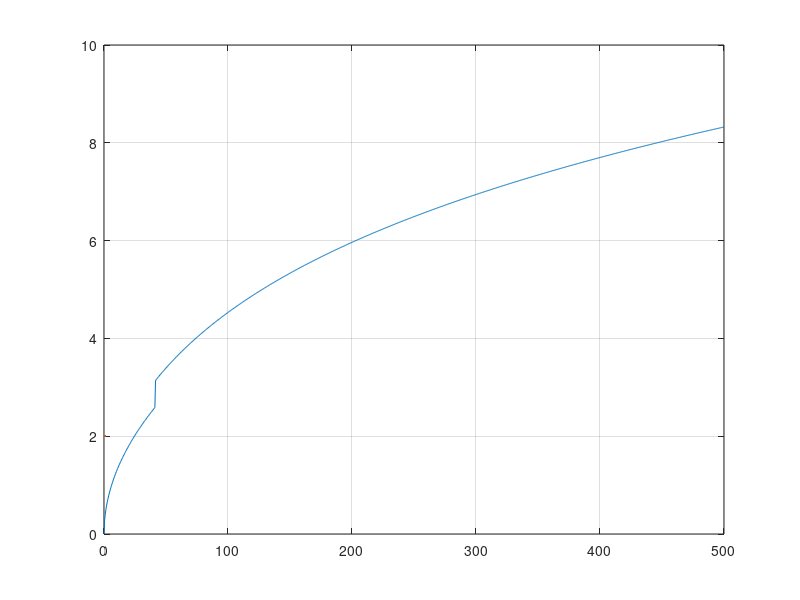

MATLAB code for this plot: (Note: this script raises an error after producing the figure.)
close all
clear
clc

%%
g = 9.81;

L = 6.6;
H = 1.;

nu = 3.7;

t_c = (L/H)^2*nu/g/H;

xf1 = @(t) .248.*(t/t_c).^.5;
xf2 = @(t) 1.133*(t/t_c + 1.221).^.2-1;

xf = @(t) L*(xf1(t).*(t<(2.5*t_c)) + xf2(t).*(t>=(2.5*t_c)));

t = linspace(0,500,1000);

figure()
plot(t,xf(t),LineWidth=2)
grid on


%% TG2
clear

g  = 9.81;
L = 75;
x   = linspace (0, L, 2^9+1) .';
dx  = diff (x);

global diff_coeff

mass = [dx(1)/2;dx(2:end);dx(end)/2];


T   = 100;
cfl = .9;


h0 = 1+.1*exp(-0.5*( (x-L/2).^2 )/(0.2*L/2)^2); %1+1*exp(-0.5*( (x-L/2).^2 )/(0.2*L/2)^2); %(x<=L/2)*70 + (x>L/2)*7; %8 + sin (pi * x / 800);
h0 = (x<=L/2)*2 + (x>L/2)*1;
h0 = (x<=6.6)*1 + (x>6.6)*0;
% h0 = (x<=5)*1 + (x>5)*0;
u0 = zeros (size (x));

h = h0;
u = u0;

nu = 3.7;%3.7;%1.16e-3;

toll_h = 1e-5;

gamma_12 = zeros(length(u)-1,1);
gamma = zeros(length(u),1);

vel = zeros(size(h));


tic
figure()
time = 0;
while (time < T)
    % low order solution computation
    % 1st step,
    vel(:) = 0.;
    vel(h>toll_h) = u(h>toll_h)./h(h>toll_h);
    diff_coeff = sqrt(g*h) + abs(vel);
    dt = min(cfl*dx(1)/max(diff_coeff), T-time);
    


    F_h = fluxh(h,u); F_u = fluxu(h,u); 
    h_cell = (h(2:end)+h(1:end-1))/2.; u_cell = (u(2:end)+u(1:end-1))/2.;
    
    temp_der_h = (F_h(2:end)-F_h(1:end-1))./dx;
    temp_der_u = (F_u(2:end)-F_u(1:end-1))./dx;
    
    h_12 = h_cell - dt/2 .* temp_der_h; 

    gamma_12(:) = 0.;
    gamma_12(h_12>toll_h) = 3.*nu./h_12(h_12>toll_h); %3.*nu./h_12(h_12>toll_h); %k_s./(1+k_s.*h_12(h_12>toll_h)./3./nu); %3.*nu./h_12;
    u_12 = (u_cell - dt/2 .* temp_der_u)./(1+dt/2.*gamma_12./h_12); 
    u_12(isnan(u_12)) = 0.;
     
    % 2 step, low order sol
    uold = u;
    hold = h;

    diff_coeff = .5*(diff_coeff(2:end)+diff_coeff(1:end-1));
    dF_h = .5 * (h(2:end)-h(1:end-1)).*diff_coeff; dF_u = .5 * (u(2:end)-u(1:end-1)).*diff_coeff;
    F_hl = [fluxh(h_12(1),u_12(1));fluxh(h_12,u_12)-dF_h;fluxh(h_12(end),u_12(end))]; F_ul = [fluxu(h_12(1),u_12(1));fluxu(h_12,u_12)-dF_u;fluxu(h_12(end),u_12(end))];
    h = h - dt./mass .* (F_hl(2:end)-F_hl(1:end-1));
    u = u - dt./mass .* (F_ul(2:end)-F_ul(1:end-1));
    
    F_h = [fluxh(h_12(1),u_12(1));fluxh(h_12,u_12);fluxh(h_12(end),u_12(end))]-F_hl; F_u = [fluxu(h_12(1),u_12(1));fluxu(h_12,u_12);fluxu(h_12(end),u_12(end))]-F_ul;
%     h_lim = flux_limiter(h.*mass./dt, F_h);
%     u_lim = flux_limiter(u.*mass./dt, F_u);
    diff_coeff = sqrt(g*h) + abs(vel);
    h_lim = flux_limiter(h, F_h);
    u_lim = flux_limiter(u, F_u);
    h = h + dt./mass .* h_lim.*(-F_h(2:end) + F_h(1:end-1));
    u = u + dt./mass .* u_lim.*(-F_u(2:end) + F_u(1:end-1));
    
    h(h<0)=0;
    
    gamma(:) = 0.;
    gamma(h>toll_h) = 3.*nu./h(h>toll_h); %k_s./(1+k_s.*h./3./nu); %3.*nu./h;
    u = (u - .5*dt.*uold.*gamma./hold)./(1+dt/2.*gamma./h); 
    u(isnan(u)) = 0;
    u(1)=0; 
 
    time = time + dt;
    time
    plot(x,[h,u],'--o')
    grid on
%     axis equal
    drawnow
end
toc



%% utils




function Fhx = fluxh (h, U)
Fhx = U;

% Fhx = -u;
end

function Fux = fluxu (h, U)
g = 9.81;
toll_h = 1e-3;
vel = zeros(size(h));
vel(h>toll_h) = U(h>toll_h)./h(h>toll_h);
Fux = U.*vel + (1/2) * g * h.^2;

% Fux = -h;
end



function lim = flux_limiter (h, F)
global diff_coeff 
 
hmin = min(min(h, [h(2:end);h(end)]), [h(1);h(1:end-1)]);
hmax = max(max(h, [h(2:end);h(end)]), [h(1);h(1:end-1)]);

F_mat = [-F(2:end), F(1:end-1)];
P_p = sum(max(0,F_mat),2);
P_m = sum(min(0,F_mat),2);

Q_p = (hmax-h).*diff_coeff;
Q_m = (hmin-h).*diff_coeff;

R_p = (P_p==0).*1 + (P_p~=0).*min(1,Q_p./(P_p+eps));
R_m = (P_m==0).*1 + (P_m~=0).*min(1,Q_m./(P_m+eps));
 
lim = min(R_p.*(F_mat>=0) + R_m.*(F_mat<0),[],2);
  
% 
% hmin = min(min(hcell, [hcell(2:end);hcell(end)]), [hcell(1);hcell(1:end-1)]);
% hmax = max(max(hcell, [hcell(2:end);hcell(end)]), [hcell(1);hcell(1:end-1)]);
% phi = (abs(hrec-hcell)<=toll) + ...
%     ((hrec-hcell)<-toll) .* min(1, (hmin-hcell)./(hrec-hcell+eps)) + ...
%     ((hrec-hcell)> toll) .* min(1, (hmax-hcell)./(hrec-hcell+eps));
% 
% phi = min(phi,[],2);
% 
% 
% ratio = (hcell-[hcell(1);hcell(1:end-1)]) ./ ([hcell(2:end);hcell(end)]-hcell);
% phi = max(0, min(1,ratio));

end


function m = minmod(a,b,c)
m = (1/3.)*(sign(a)+sign(b)+sign(c)) .* min(min(abs(a),abs(b)), abs(c));
end

function m = minmod_modified_tvb(a,b,c,dx,K)
m = zeros(size(a));
 
ind = abs(a)<K*dx*dx;
m(ind) = a(ind);

ind = abs(a)>=K*dx*dx & sign(a)==sign(b) & sign(a)==sign(c);
m(ind) = minmod(a(ind),b(ind),c(ind));

end


function f = test(x)
f = x*x;
end
